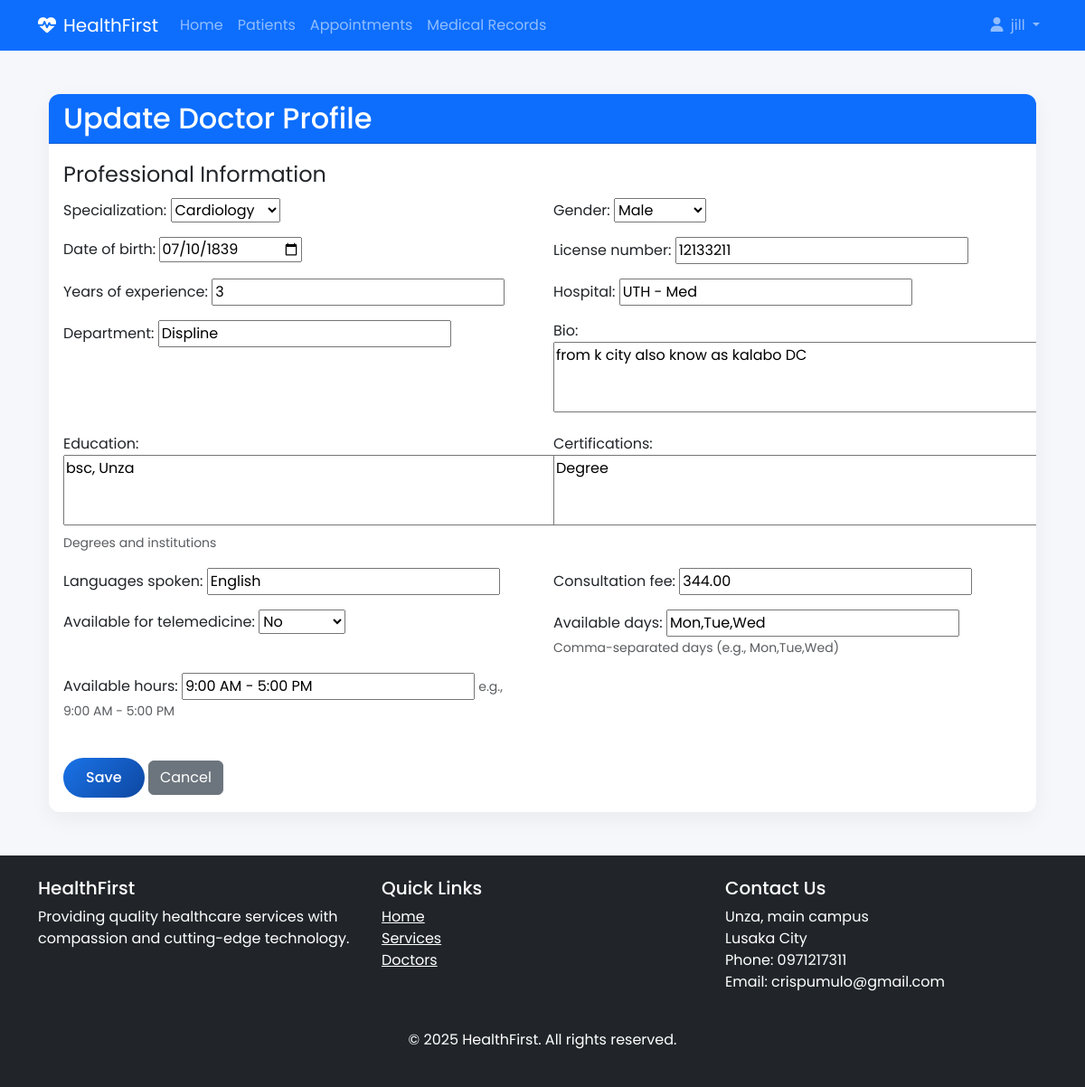
Screenshot of /doctors/5/update/ (signed in) with the database file from the repository.
### accounts/models.py (models this page shows, shortened)
class User(AbstractUser):
    USER_TYPE_CHOICES = (
        ('admin', 'Administrator'),
        ('doctor', 'Doctor'),
        ('staff', 'Staff'),
        ('patient', 'Patient'),
    )
    user_type = models.CharField(max_length=10, choices=USER_TYPE_CHOICES, default='staff')
    profile_picture = models.ImageField(upload_to='profile_pics/', blank=True, null=True)
    phone = models.CharField(max_length=20, blank=True, null=True)
    address = models.TextField(blank=True, null=True)

### doctors/models.py (models this page shows, shortened)
class Doctor(models.Model):
    GENDER_CHOICES = (
        ('M', 'Male'),
        ('F', 'Female'),
        ('O', 'Other'),
    )
    SPECIALIZATION_CHOICES = (
        ('cardiology', 'Cardiology'),
        ('pediatrics', 'Pediatrics'),
        ('orthopedics', 'Orthopedics'),
        ('neurology', 'Neurology'),
        ('gynecology', 'Gynecology'),
    )
    user = models.OneToOneField(User, on_delete=models.CASCADE, related_name='doctor_profile')
    specialization = models.CharField(max_length=50, choices=SPECIALIZATION_CHOICES)
    gender = models.CharField(max_length=1, choices=GENDER_CHOICES)
    date_of_birth = models.DateField(null=True, blank=True)
    license_number = models.CharField(max_length=50, unique=True, null=True, blank=True)
    years_of_experience = models.PositiveIntegerField(null=True, blank=True)
    hospital = models.CharField(max_length=100, null=True, blank=True)
    department = models.CharField(max_length=100, null=True, blank=True)
    bio = models.TextField(blank=True, null=True)
    education = models.TextField(help_text="Degrees and institutions", null=True, blank=True)
    certifications = models.TextField(blank=True, null=True)
    languages_spoken = models.CharField(max_length=200, null=True, blank=True)
    consultation_fee = models.DecimalField(max_digits=10, decimal_places=2, null=True, blank=True)
    average_rating = models.FloatField(
        default=0,
        validators=[MinValueValidator(0), MaxValueValidator(5)],
        null=True, blank=True,
    )
    available_for_telemedicine = models.BooleanField(default=False, null=True, blank=True)
    available_days = models.CharField(max_length=100, help_text="Comma-separated days (e.g., Mon,Tue,Wed)", null=True, blank=True)
    available_hours = models.CharField(max_length=100, help_text="e.g., 9:00 AM - 5:00 PM", null=True, blank=True)
    created_at = models.DateTimeField(default=timezone.now)
    updated_at = models.DateTimeField(auto_now=True)

### doctors/views.py (the view)
# urls.py: path('<int:pk>/update/', views.doctor_update, name='doctor_update'),
def doctor_update(request, pk):
    doctor = get_object_or_404(Doctor, user_id=pk)
    if not (request.user == doctor.user or is_admin_or_staff(request.user)):
        return redirect('home')
    if request.method == 'POST':
        form = DoctorForm(request.POST, instance=doctor)
        if form.is_valid():
            form.save()
            print('YA BITCHHHHHHH')
            return redirect('doctors:doctor_detail', pk)
    else:
        form = DoctorForm(instance=doctor)
    context = {'form': form, 'title': 'Update Doctor Profile',}
    return render(request, 'doctors/form.html', context)

### doctors/form.py
class DoctorForm(forms.ModelForm):
    date_of_birth = forms.DateField(widget=forms.DateInput(attrs={'type': 'date'}))
    class Meta:
        model = Doctor
        exclude = ['user', 'created_at', 'updated_at', 'average_rating']
        widgets = {
            'bio': forms.Textarea(attrs={'rows': 3}),
            'education': forms.Textarea(attrs={'rows': 3}),
            'certifications': forms.Textarea(attrs={'rows': 3}),
        }

### doctors/views.py (called while the page is built)
def is_admin_or_staff(user):
    return user.is_authenticated and (user.user_type in ['admin', 'staff'] or user.is_superuser)

### doctors/templates/doctors/form.html (shortened to what this page needs)
{% extends 'accounts/base.html' %}
{% block content %}
<div class="container">
    <div class="card my-4">
        <div class="card-header bg-primary text-white">
            <h2 class="mb-0">{{ title }}</h2>
        </div>
        <div class="card-body">
            <form method="post" enctype="multipart/form-data" action="">
                <fieldset>
                    <legend>Professional Information</legend>
                    <div class="row">
                        {% for field in form %}
                        <div class="col-md-6 mb-3">
                            {{ field.label_tag }}
                            {{ field }}
                            {% if field.help_text %}
                            <small class="form-text text-muted">{{ field.help_text }}</small>
                            {% endif %}
                        </div>
                        {% endfor %}
                    </div>
                </fieldset>
                <div class="mt-4">
                    <button type="submit" class="btn btn-primary">Save</button>
                    <a href="{% if form.instance.pk %}{% url 'doctors:doctor_detail' form.instance.user_id %}{% else %}{% url 'doctors:doctor_list' %}{% endif %}" class="btn btn-secondary">Cancel</a>
                </div>
            </form>
        </div>
    </div>
</div>
{% endblock %}

### accounts/templates/accounts/base.html (shortened to what this page needs)
<!DOCTYPE html>
{% load static %}
<html lang="en">
<head>
    <link href="https://cdn.jsdelivr.net/npm/bootstrap@5.3.0/dist/css/bootstrap.min.css" rel="stylesheet">
    <link rel="stylesheet" href="https://cdnjs.cloudflare.com/ajax/libs/font-awesome/6.4.0/css/all.min.css">
    <link rel="stylesheet" href="{% static 'css/style.css' %}">
</head>
<body>
    <nav class="navbar navbar-expand-lg navbar-dark bg-primary sticky-top">
        <div class="container">
            <a class="navbar-brand" href="{% url 'home' %}">
                <i class="fas fa-heartbeat me-2"></i>HealthFirst
            </a>
            <div class="collapse navbar-collapse" id="navbarNav">
                <ul class="navbar-nav me-auto">
                    <li class="nav-item">
                        <a class="nav-link" href="{% url 'home' %}">Home</a>
                    </li>
                    {% if user.is_authenticated %}
                    <li class="nav-item">
                        <a class="nav-link" href="{% url 'patients:patient_list' %}">Patients</a>
                    </li>
                    <li class="nav-item">
                        <a class="nav-link" href="#">Appointments</a>
                    </li>
                    <li class="nav-item">
                        <a class="nav-link" href="#">Medical Records</a>
                    </li>
                    {% endif %}
                </ul>
                <ul class="navbar-nav ms-auto">
                    {% if user.is_authenticated %}
                    <li class="nav-item dropdown">
                        <a class="nav-link dropdown-toggle" href="#" id="navbarDropdown" role="button" data-bs-toggle="dropdown">
                            <i class="fas fa-user me-1"></i> {{ user.get_full_name|default:user.username }}
                        </a>
                    </li>
                    {% endif %}
                </ul>
            </div>
        </div>
    </nav>
    <main class="container my-5">
        {% block content %}{% endblock %}
    </main>
    <footer class="bg-dark text-white py-4">
        <div class="container">
            <div class="row">
                <div class="col-md-4 mb-4">
                    <h5>HealthFirst</h5>
                    <p>Providing quality healthcare services with compassion and cutting-edge technology.</p>
                </div>
                <div class="col-md-4 mb-4">
                    <h5>Quick Links</h5>
                    <ul class="list-unstyled">
                        <li><a href="{% url 'home' %}" class="text-white">Home</a></li>
                        <li><a href="#" class="text-white">Services</a></li>
                        <li><a href="#" class="text-white">Doctors</a></li>
                    </ul>
                </div>
                <div class="col-md-4">
                    <h5>Contact Us</h5>
                    <address>
                        Unza, main campus<br>
                        Lusaka City<br>
                        Phone: 0971217311<br>
                        Email: crispumulo@gmail.com
                    </address>
                </div>
            </div>
            <div class="text-center mt-4">
                <p>&copy; 2025 HealthFirst. All rights reserved.</p>
            </div>
        </div>
    </footer>
</body>
</html>

### accounts/static/css/style.css (style rules this page uses)
:root { --primary: #1a73e8; --primary-dark: #0d47a1; --secondary: #00c853; --light: #f8f9fa; --dark: #212529; --gray: #6c757d; --light-gray: #e9ecef; --danger: #ff5252; --warning: #ffc107; }
body { font-family: 'Poppins', sans-serif; background-color: #f5f7fb; color: var(--dark); }
.card { border-radius: 15px; overflow: hidden; box-shadow: 0 5px 15px rgba(0,0,0,0.05); transition: all 0.3s ease; margin-bottom: 25px; }
.btn-primary { background: linear-gradient(135deg, var(--primary), var(--primary-dark)); border: none; padding: 10px 25px; border-radius: 30px; font-weight: 500; transition: all 0.3s ease; }
.card { border: none; border-radius: 0.75rem; box-shadow: 0 0.5rem 1.5rem rgba(0, 0, 0, 0.05); transition: all 0.3s ease; }

### rows the page displays
User: get_full_name "jill"
Doctor: form "Cardiology" "Male" "07/10/1839" "12133211" "3" "UTH - Med" "Displine" "from k city also know as kalabo DC" "bsc, Unza" "Degree" "English" "344.00" "No" "Mon,Tue,Wed" "9:00 AM - 5:00 PM"

### other values shown
{{ title }} "Update Doctor Profile"
{{ field.label_tag }} "Specialization:" "Gender:" "Date of birth:" "License number:" "Years of experience:" "Hospital:" "Department:" "Bio:" "Education:" "Certifications:" "Languages spoken:" "Consultation fee:" "Available for telemedicine:" "Available days:" "Available hours:"
{{ field.help_text }} "Degrees and institutions" "Comma-separated days (e.g., Mon,Tue,Wed)" "e.g., 9:00 AM - 5:00 PM"
